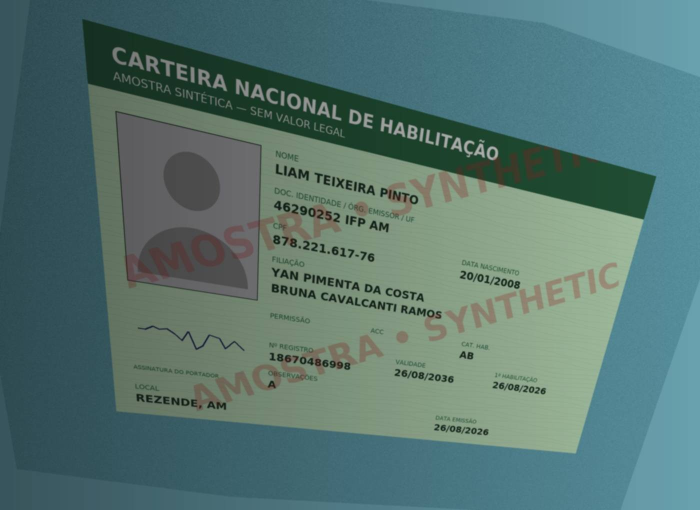
#> input picture articles/2026-10-cnh-ocr-smithtune/images/samples/hard-cnh-dark-angled.jpg, 1400 x 1020 px (shown at 1/2 size)
$ python -i render.py   (imports and definitions only)
#> lines starting #> are read from the running program, lines starting #| are printed output that depends on the picture
"""Draw Synthetic CNHs and Non-CNH decoys.

The layout is *inspired by* the CNH, not a replica: same labels, but no emblems, no
security features and a visible AMOSTRA / SYNTHETIC watermark (ADR-0002).
"""

from __future__ import annotations

import math
import random
from dataclasses import dataclass
from datetime import datetime

from PIL import Image, ImageDraw

from ..schema import CnhRecord
from ..transcription import printed_values
from .fonts import font

CARD_W, CARD_H = 1712, 1080  # ID-1 aspect ratio (85.6 x 54 mm)
INK = (20, 45, 30)
LABEL = (40, 110, 70)
WATERMARK = (200, 30, 30, 70)
# Faker's date() is bounded by "now", so the same seed gave different dates on
# different build days. Pin the bound (same value as build.TODAY).
_DATE_END = datetime(2026, 9, 25)


def _fake_date(fake) -> str:
    return fake.date(pattern="%d/%m/%Y", end_datetime=_DATE_END)

# label -> (x, y, max_width) in card pixels
_LAYOUT: dict[str, tuple[int, int, int]] = {
    "NOME": (470, 190, 1190),
    "DOC. IDENTIDADE / ÓRG. EMISSOR / UF": (470, 290, 1190),
    "CPF": (470, 390, 560),
    "DATA NASCIMENTO": (1080, 390, 580),
    "FILIAÇÃO": (470, 490, 1190),
    "PERMISSÃO": (470, 670, 300),
    "ACC": (800, 670, 300),
    "CAT. HAB.": (1130, 670, 300),
    "Nº REGISTRO": (470, 770, 400),
    "VALIDADE": (900, 770, 350),
    "1ª HABILITAÇÃO": (1280, 770, 380),
    "OBSERVAÇÕES": (470, 870, 1190),
    "LOCAL": (60, 970, 980),
    "DATA EMISSÃO": (1080, 970, 580),
}


# ---- v2: domain randomization -----------------------------------------------
# Generic variation (palette, spacing, label spelling) so a Reader can't equate "CNH"
# with one exact look. Not a copy of any real card (ADR-0002).

PALETTES = [  # (card base, header band, label ink)
    ((212, 234, 208), (35, 95, 60), (40, 110, 70)),     # pale green
    ((226, 238, 214), (70, 120, 70), (60, 100, 60)),    # yellow-green
    ((236, 232, 214), (120, 100, 60), (100, 80, 40)),   # beige
    ((214, 228, 238), (30, 70, 120), (40, 80, 120)),    # pale blue
    ((238, 222, 228), (120, 50, 80), (110, 60, 80)),    # pink
    ((240, 240, 236), (60, 60, 60), (80, 80, 80)),      # near-white / grey
]

LABEL_VARIANTS = {
    "CAT. HAB.": ("CAT. HAB.", "CAT.HAB.", "CAT HAB"),
    "Nº REGISTRO": ("Nº REGISTRO", "N° REGISTRO", "Nº DE REGISTRO"),
    "1ª HABILITAÇÃO": ("1ª HABILITAÇÃO", "1º HABILITAÇÃO", "1ª HAB."),
    "DOC. IDENTIDADE / ÓRG. EMISSOR / UF": ("DOC. IDENTIDADE / ÓRG. EMISSOR / UF", "DOC. IDENTIDADE/ÓRG EMISSOR UF",
                                            "DOC IDENTIDADE / ORG EMISSOR / UF"),
    "DATA NASCIMENTO": ("DATA NASCIMENTO", "DATA DE NASCIMENTO"),
    "DATA EMISSÃO": ("DATA EMISSÃO", "DATA DE EMISSÃO"),
    "OBSERVAÇÕES": ("OBSERVAÇÕES", "OBSERVACOES"),
}


@dataclass(frozen=True)
class Style:
    base: tuple[int, int, int]
    header: tuple[int, int, int]
    label_ink: tuple[int, int, int]
    value_font: str
    boxed: bool
    label_below: bool
    jitter: int
    labels: dict[str, str]
    show_subtitle: bool
    watermark_alpha: int
    stamp_only: bool
    split_doc_id: bool


# [29 lines left out: functions random_style, _fit, _background, not called in this run]


def _watermark(img: Image.Image, text: str = "AMOSTRA • SYNTHETIC", alpha: int = 70) -> Image.Image:
    layer = Image.new("RGBA", img.size, (0, 0, 0, 0))
    draw = ImageDraw.Draw(layer)
    f = font("bold", max(40, img.width // 14))
    step = img.width // 2
    for y in range(-img.height, img.height * 2, step // 2):
        draw.text((0, y), f"  {text}  " * 4, font=f, fill=(*WATERMARK[:3], alpha))
    layer = layer.rotate(25, expand=False)
    return Image.alpha_composite(img.convert("RGBA"), layer).convert("RGB")


# [172 lines left out: functions _stamp, _mark, _photo_placeholder, _signature, render_card, _fake_qr and 2 more, not called in this run]

>>> import cv2
>>> picture = cv2.imread('../../../../images/samples/hard-cnh-dark-angled.jpg', cv2.IMREAD_GRAYSCALE)
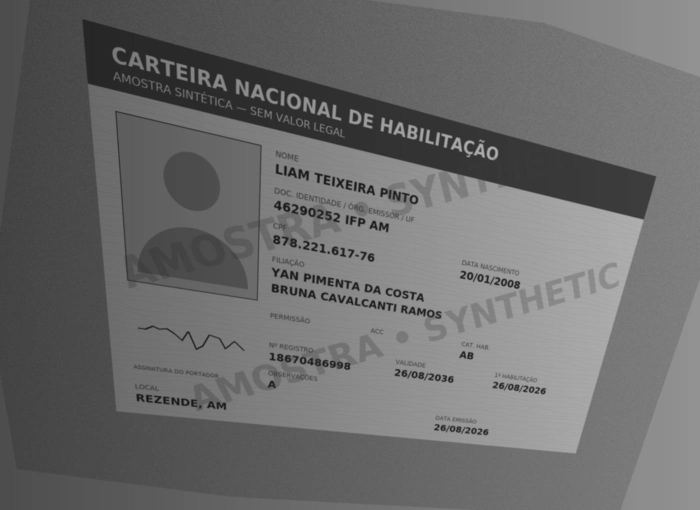
#> picture: shape (1020, 1400) (shown at 1/2 size); min 15, max 180, mean 107.2
>>> result = _watermark(picture)
#> (the run stopped early here; a loop or call above may not have finished)
